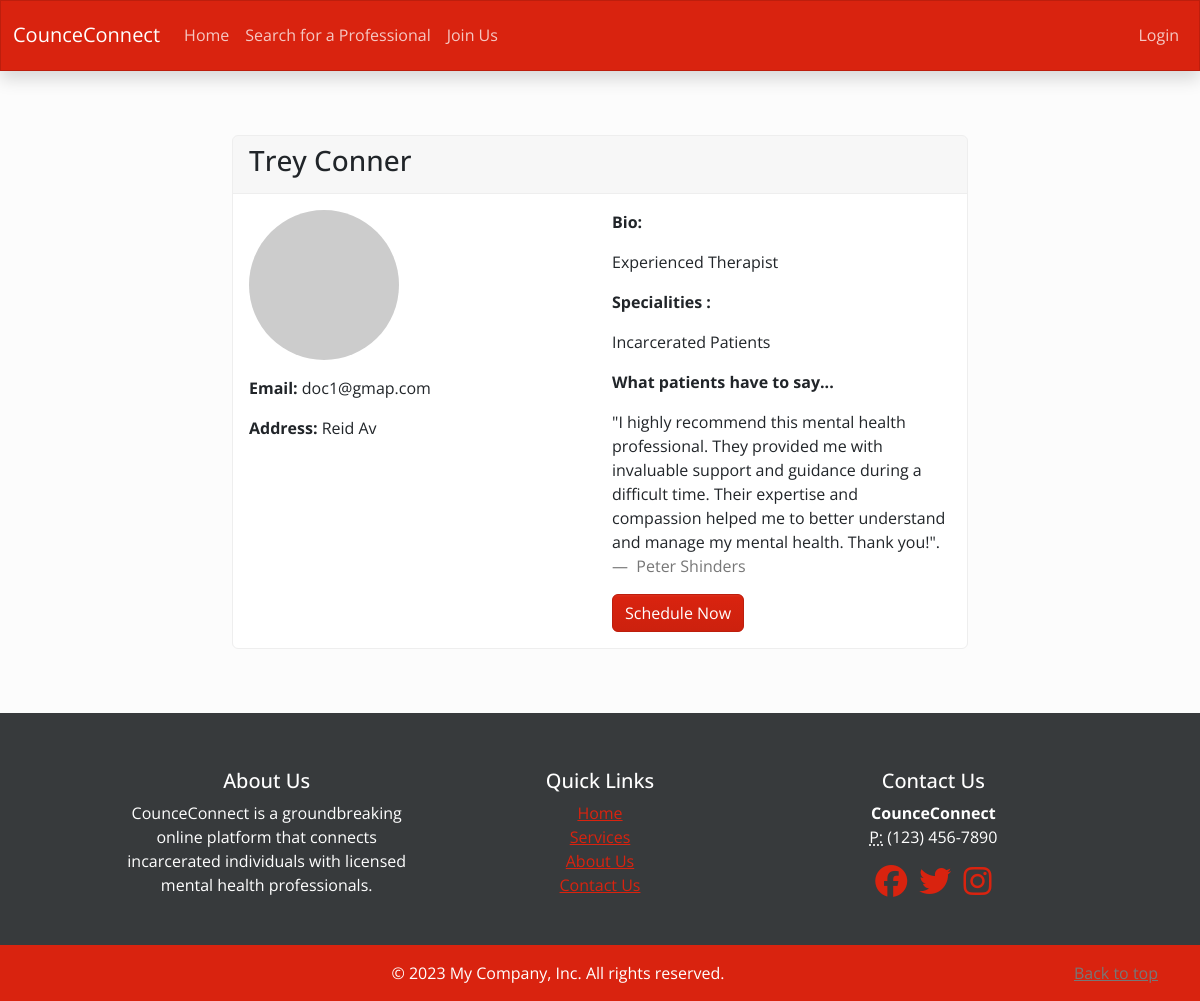
Page /professional/profile/2 on the committed database.
### app/models.py (models this page shows, shortened)
class User(UserMixin, db.Model):
    __tablename__ = 'user'
    id = db.Column(db.Integer, primary_key=True)
    username = db.Column(db.String(64), index=True, nullable=False,unique=True)
    email = db.Column(db.String(100), index=True, nullable=False,unique=True)
    password_hash = db.Column(db.String(128))
    user_type = db.Column(db.String(128), nullable=False)
    first_name = db.Column(db.String(64))
    last_name = db.Column(db.String(64))
    created = db.Column(db.DateTime, default=datetime.utcnow)
    modified = db.Column(db.DateTime, default=datetime.utcnow)
    __mapper_args__ = {
        'polymorphic_on': user_type,
        'polymorphic_identity': 'user'
    }

class Professional(User):
    __tablename__ = 'professional'
    id = db.Column(db.Integer, db.ForeignKey('user.id'), primary_key=True)
    bio = db.Column(db.String(150))
    address = db.Column(db.String(150))
    speciality = db.Column(db.String(64))
    reviews= db.relationship('Review',backref='reviewed_professional',lazy='dynamic')
    appointments=db.relationship('Appointment',backref='consulting_professional',lazy='dynamic')
    __mapper_args__ = {
        'polymorphic_identity': 'professional'
    }

### app/professional/professional.py (the view)
@professional_bp.route('/profile/<user_id>')
def profile_public(user_id):
    professional=Professional.query.filter_by(id=user_id).first_or_404()
    return render_template('/professional_profile_public.html',professional=professional)

### app/professional/templates/professional_profile_public.html
{% extends "base.html" %}
{% block content %}
<div class="container my-5 py-3">
    <div class="row justify-content-center">
        <div class="col-md-8">
            <div class="card">
                <div class="card-header">
                    <h3 class="card-title">{{ professional.first_name}} {{professional.last_name }}</h3>
                </div>
                <div class="card-body">
                    <div class="row">
                        <div class="col-md-6">
                            <img src="https://i.pravatar.cc/150?img={{professional.id+5}}" class="img-fluid rounded-circle mb-3"
                                 alt="{{ professional.name }} Avatar">
                            <p class="card-text"><strong>Email:</strong> {{ professional.email }}</p>
                            <p class="card-text"><strong>Address:</strong> {{ professional.address }}</p>
                        </div>
                        <div class="col-md-6">
                            <p class="card-text"><strong>Bio:</strong></p>
                            <p class="card-text">{{ professional.bio }}</p>
                     <p class="card-text"><strong>Specialities :</strong></p>
                            <p class="card-text">{{ professional.speciality }}</p>
                            <p class="card-text"><strong>What patients have to say...</strong></p>
                            <figure>
                                <blockquote class="blockquote fs-6">
                                    <p>"I highly recommend this mental health professional. They
                                        provided me with invaluable support and guidance during a difficult time. Their
                                        expertise and compassion helped me to better understand and manage my mental
                                        health. Thank you!".</p>
                                </blockquote>
                                <figcaption class="blockquote-footer fs-6">
                                    Peter Shinders
                                </figcaption>
                            </figure>
                            <a href="{{url_for('professional.professional_appointments',user_id=professional.id)}}" class="btn btn-primary">Schedule Now</a>
                        </div>
                    </div>
                </div>
            </div>
        </div>
    </div>
</div>
</body>
{% endblock %}

### rows in the picture
User: first_name "Trey", last_name "Conner", email "doc1@gmap.com"
Professional: address "Reid Av", bio "Experienced Therapist", speciality "Incarcerated Patients"
